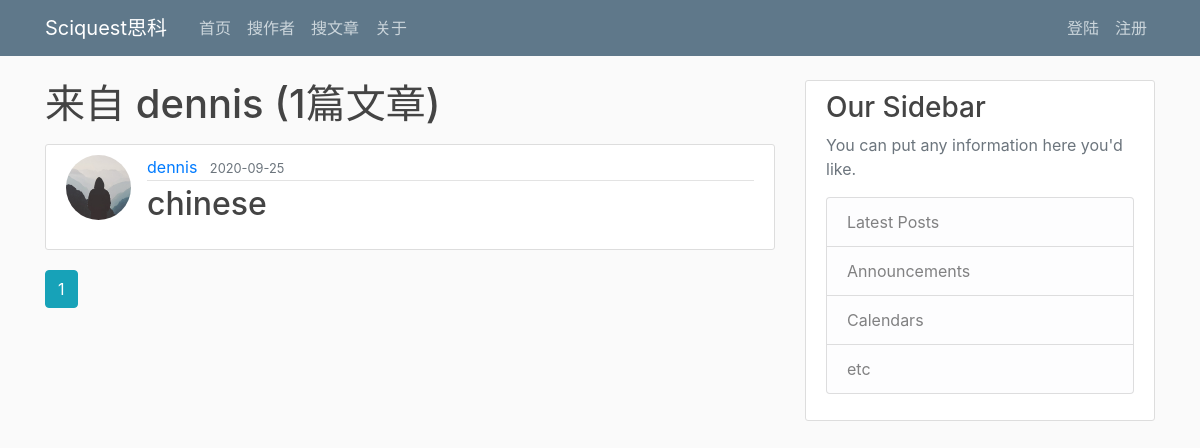
The page /user/dennis on the database its author committed.
### app/models.py (models this page shows, shortened)
class User(db.Model, UserMixin):
    __tablename__ = "user"
    id = db.Column(db.Integer, primary_key=True)
    username = db.Column(db.String(20), index=True, unique=True, nullable=False)
    email = db.Column(db.String(120), index=True, unique=True, nullable=False)
    password = db.Column(db.String(60), nullable=False)
    image_file = db.Column(db.String(20), nullable=False, default='default.png');
    university = db.Column(db.String(60), nullable=False)
    major = db.Column(db.String(60), nullable=False)
    interest1 = db.Column(db.String(60), nullable=False)
    interest2 = db.Column(db.String(60), nullable=False)
    posts = db.relationship('Post', backref='author', lazy=True)

class Post(db.Model):
    id = db.Column(db.Integer, index=True, unique=True, primary_key=True, autoincrement=True)
    title = db.Column(db.String(20), nullable=False)
    date_posted = db.Column(db.DateTime, nullable=False, default=datetime.utcnow)
    description = db.Column(db.Text, nullable=False)
    url = db.Column(db.String(256), nullable=False)
    venue = db.Column(db.String(64), nullable=False)
    user_id = db.Column(db.Integer, db.ForeignKey('user.id'), nullable=False)

### app/routes.py (the view)
@app.route("/user/<string:username>")
def user_posts(username):
    page = request.args.get('page', 1, type=int)
    user = User.query.filter_by(username=username).first_or_404()
    posts = Post.query.filter_by(author=user) \
        .order_by(Post.date_posted.desc()) \
        .paginate(page=page, per_page=5)
    return render_template('user_posts.html', posts=posts, user=user)

### app/templates/user_posts.html (shortened to what this page needs)
{% extends "layout.html" %}
{% block content %}
    <h1 class="mb-3">来自 {{ user.username }} ({{ posts.total }}篇文章)</h1>
    {% for post in posts.items %}
        <article class="media content-section">
          <img class="rounded-circle article-img" src="{{ url_for('static', filename='profile_pics/' + post.author.image_file) }}">
          <div class="media-body">
            <div class="article-metadata">
              <a class="mr-2" href="{{ url_for('user_posts', username=post.author.username) }}">{{ post.author.username }}</a>
              <small class="text-muted">{{ post.date_posted.strftime('%Y-%m-%d') }}</small>
            </div>
            <h2><a class="article-title" href="{{ url_for('post', post_id=post.id) }}">{{ post.title }}</a></h2>
          </div>
        </article>
    {% endfor %}
    {% for page_num in posts.iter_pages(left_edge=1, right_edge=1, left_current=1, right_current=2) %}
      {% if page_num %}
        {% if posts.page == page_num %}
          <a class="btn btn-info mb-4" href="{{ url_for('user_posts', username=user.username, page=page_num) }}">{{ page_num }}</a>
        {% else %}
          <a class="btn btn-outline-info mb-4" href="{{ url_for('user_posts', username=user.username, page=page_num) }}">{{ page_num }}</a>
        {% endif %}
      {% else %}
        ...
      {% endif %}
    {% endfor %}
{% endblock content %}

### app/static/main.css (style rules this page uses)
body { background: #fafafa; color: #333333; margin-top: 5rem; }
h1, h2, h3, h4, h5, h6 { color: #444444; }
.content-section { background: #ffffff; padding: 10px 20px; border: 1px solid #dddddd; border-radius: 3px; margin-bottom: 20px; }
.article-title { color: #444444; }
.article-img { height: 65px; width: 65px; margin-right: 16px; }
.article-metadata { padding-bottom: 1px; margin-bottom: 4px; border-bottom: 1px solid #e3e3e3 }

### rows shown on the page
User: username "dennis"
Post: image_file (placeholder picture), author.username "dennis", date_posted "2020-09-25", title "chinese"

### other values the page prints
{{ posts.total }} "1"
{{ page_num }} "1"
